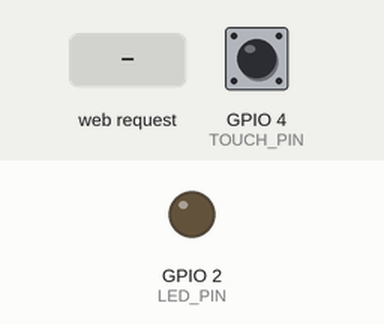
Recording of a sketch running on a simulated ESP32. On the bench: output pins drawn as LEDs (lit = HIGH). Dashed ring = blinking. The test bench sets the inputs (shaded band); at power-on: GPIO 4 (TOUCH_PIN) HIGH. WiFi joins after 1.5 s; servers stay silent unless stated; what the sketch prints to the serial monitor is not drawn.

Above: at 3.7 s.
3.8 s: HTTP request GET /arm received
At 4.07 s:
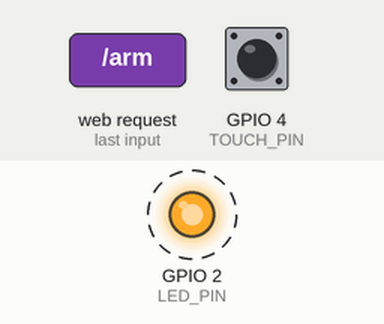
6.8 s: HTTP request GET /disarm received
At 6.8 s:
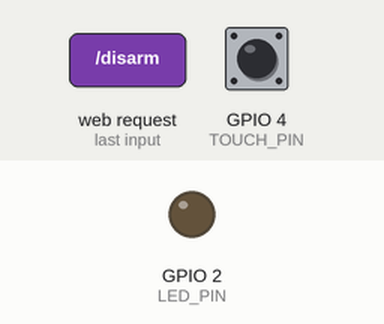
Timing chart, 0 to 9.8 s (numbered marks = the images above; inputs shaded):
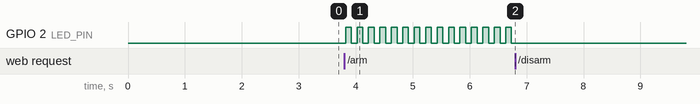

Measured:
- after the input at 3.8 s, GPIO 2 (LED_PIN): alternates HIGH for 0.10 s and LOW for 0.10 s, starting at once
- after the input at 6.8 s, GPIO 2 (LED_PIN): stops changing and stays LOW

The sketch:

lab08.ino
```cpp
#include <WiFi.h>
#include <WebServer.h>

// WiFi配置
const char* ssid = "OPPO Reno12 Pro";
const char* password = "12345678qwe";

// 引脚定义
#define TOUCH_PIN 4    // 触摸引脚 T0 (GPIO4)
#define LED_PIN   2    // 板载LED (GPIO2)

// 系统状态
bool armed = false;         // 布防标志
bool alarmActive = false;   // 报警激活标志（LED狂闪中）

// 触摸阈值（已修改为300）
int threshold = 300;

// Web服务器对象
WebServer server(80);

// 变量用于LED闪烁控制
unsigned long lastBlinkTime = 0;
const int blinkInterval = 100;  // 100ms闪烁一次（狂闪效果）

void setup() {
  Serial.begin(115200);
  delay(1000);

  pinMode(LED_PIN, OUTPUT);
  digitalWrite(LED_PIN, LOW);

  // 连接WiFi
  WiFi.begin(ssid, password);
  Serial.print("Connecting to WiFi");
  while (WiFi.status() != WL_CONNECTED) {
    delay(500);
    Serial.print(".");
  }
  Serial.println("\nWiFi connected");
  Serial.print("IP address: ");
    Serial.println(WiFi.localIP());

  // 设置Web路由
  server.on("/", handleRoot);
  server.on("/arm", handleArm);
  server.on("/disarm", handleDisarm);
  server.on("/status", handleStatus);

  server.begin();
  Serial.println("HTTP server started");
  Serial.println("系统已启动，请访问上方IP地址");
  Serial.print("当前触摸阈值: ");
  Serial.println(threshold);
}

void loop() {
  server.handleClient();  // 处理Web请求

  // 读取触摸值
  int touchValue = touchRead(TOUCH_PIN);

  // 串口打印触摸值（方便调试）
  static unsigned long lastPrint = 0;
  if (millis() - lastPrint > 500) {
    lastPrint = millis();
    Serial.print("Touch Value: ");
    Serial.print(touchValue);
    Serial.print(" | Threshold: ");
    Serial.print(threshold);
    Serial.print(" | Armed: ");
    Serial.print(armed);
    Serial.print(" | Alarm: ");
    Serial.println(alarmActive);
  }

  // 布防状态下，检测触摸触发报警
  // 注意：触摸时数值会变小，所以当触摸值小于阈值时触发
  if (armed && !alarmActive) {
    if (touchValue < threshold) {
      alarmActive = true;
      Serial.println("⚠️⚠️⚠️ ALARM TRIGGERED! ⚠️⚠️⚠️");
    }
  }

  // 报警激活时的LED狂闪控制
  if (alarmActive) {
    unsigned long now = millis();
    if (now - lastBlinkTime >= blinkInterval) {
      lastBlinkTime = now;
      static bool ledState = false;
      ledState = !ledState;
      digitalWrite(LED_PIN, ledState);
    }
  }
  // 非报警状态，LED保持熄灭
  else {
    digitalWrite(LED_PIN, LOW);
  }

  delay(50);  // 适当延时
}

// 主页面
void handleRoot() {
  String html = R"rawliteral(
<!DOCTYPE html>
<html lang="zh-CN">
<head>
  <meta charset="UTF-8">
  <meta name="viewport" content="width=device-width, initial-scale=1.0">
  <title>ESP32 安防系统</title>
  <style>
    body { font-family: Arial; text-align: center; margin-top: 50px; background: #f0f0f0; }
    .container { max-width: 500px; margin: 0 auto; background: white; padding: 30px; border-radius: 20px; box-shadow: 0 0 20px rgba(0,0,0,0.1); }
    button { font-size: 24px; padding: 15px 30px; margin: 10px; border: none; border-radius: 10px; cursor: pointer; transition: 0.3s; }
    .arm { background-color: #4CAF50; color: white; }
    .arm:hover { background-color: #45a049; transform: scale(1.05); }
    .disarm { background-color: #f44336; color: white; }
    .disarm:hover { background-color: #da190b; transform: scale(1.05); }
    .status { font-size: 24px; margin: 20px; padding: 15px; border-radius: 10px; }
    .armed { background-color: #4CAF50; color: white; }
    .disarmed { background-color: #f44336; color: white; }
    .alarm { background-color: #ff0000; color: white; font-weight: bold; animation: blink 0.5s step-end infinite; padding: 10px; border-radius: 10px; }
    @keyframes blink { 50% { opacity: 0; } }
    .info { margin-top: 30px; padding: 15px; background: #e3f2fd; border-radius: 10px; text-align: left; }
  </style>
  <script>
    function updateStatus() {
      fetch('/status')
        .then(response => response.json())
        .then(data => {
          const statusDiv = document.getElementById('status');
          if (data.armed) {
            statusDiv.innerHTML = '🔒 系统状态：布防中 🔒';
            statusDiv.className = 'status armed';
          } else {
            statusDiv.innerHTML = '🔓 系统状态：撤防中 🔓';
            statusDiv.className = 'status disarmed';
          }
          if (data.alarmActive) {
            document.getElementById('alarm').innerHTML = '<div class="alarm">🚨 报警触发中！请立即撤防！ 🚨</div>';
          } else {
            document.getElementById('alarm').innerHTML = '';
          }
        });
    }
    function arm() {
      fetch('/arm').then(() => updateStatus());
    }
    function disarm() {
      fetch('/disarm').then(() => updateStatus());
    }
    setInterval(updateStatus, 1000);
    window.onload = updateStatus;
  </script>
</head>
<body>
  <div class="container">
    <h1>🏠 ESP32 触摸安防系统</h1>
    <div id="status" class="status">加载中...</div>
    <div id="alarm"></div>
    <button class="arm" onclick="arm()">🔒 布防</button>
    <button class="disarm" onclick="disarm()">🔓 撤防</button>
    <div class="info">
      <strong>📋 使用说明：</strong><br>
      1️⃣ 点击【布防】进入警戒状态<br>
      2️⃣ 触摸GPIO4引脚（杜邦线）→ LED狂闪报警<br>
      3️⃣ 手离开后报警仍持续<br>
      4️⃣ 点击【撤防】停止报警并解除警戒<br>
      <br>
      <strong>🔌 硬件连接：</strong><br>
      • GPIO4 → 杜邦线（触摸探头）<br>
      • GPIO2 → 板载LED（已集成）<br>
      <br>
      <strong>⚙️ 当前阈值: 300</strong><br>
      <strong>💡 触摸时数值会变小，小于300即触发报警</strong>
    </div>
  </div>
</body>
</html>
)rawliteral";
  server.send(200, "text/html", html);
}

// 布防动作
void handleArm() {
  armed = true;
  alarmActive = false;
  digitalWrite(LED_PIN, LOW);
  Serial.println("🔒 System Armed - 系统已布防");
  server.send(200, "text/plain", "Armed");
}

// 撤防动作
void handleDisarm() {
  armed = false;
  alarmActive = false;
  digitalWrite(LED_PIN, LOW);
  Serial.println("🔓 System Disarmed - 系统已撤防");
  server.send(200, "text/plain", "Disarmed");
}

// 返回JSON状态
void handleStatus() {
  String json = "{\"armed\":" + String(armed ? "true" : "false") +
                ",\"alarmActive\":" + String(alarmActive ? "true" : "false") + "}";
  server.send(200, "application/json", json);
}
```
